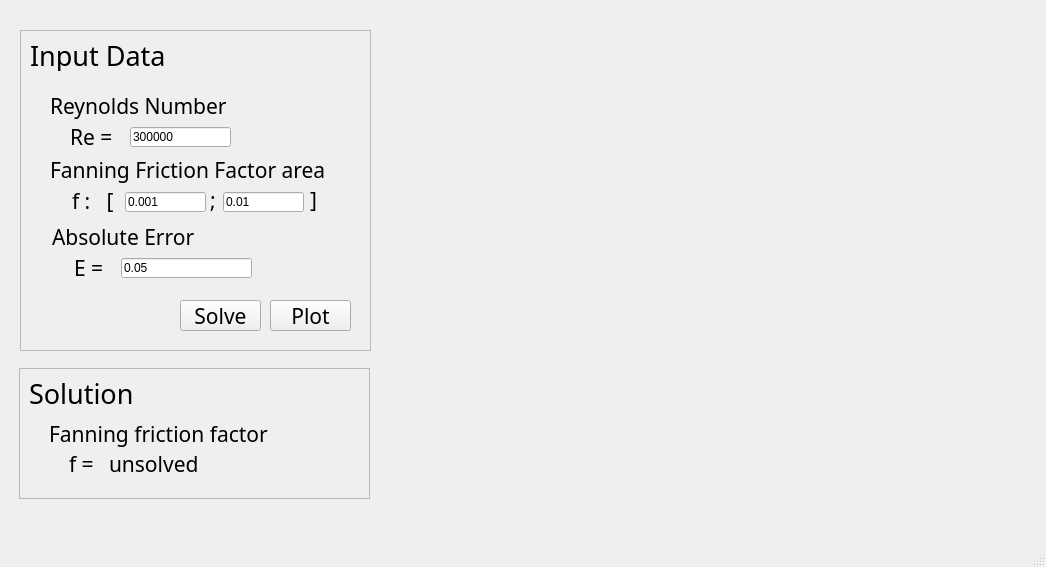
<?xml version="1.0" encoding="UTF-8"?>
<ui version="4.0">
 <class>MainWindow</class>
 <widget class="QMainWindow" name="MainWindow">
  <property name="geometry">
   <rect>
    <x>0</x>
    <y>0</y>
    <width>1046</width>
    <height>567</height>
   </rect>
  </property>
  <property name="windowTitle">
   <string>problem 8.34 - Farrakhetdinova Azaliya</string>
  </property>
  <property name="windowIcon">
   <iconset>
    <normalon>../../../programming/test-/media/icon.ico</normalon>
   </iconset>
  </property>
  <widget class="QWidget" name="centralwidget">
   <widget class="QFrame" name="frame">
    <property name="geometry">
     <rect>
      <x>20</x>
      <y>30</y>
      <width>351</width>
      <height>321</height>
     </rect>
    </property>
    <property name="frameShape">
     <enum>QFrame::StyledPanel</enum>
    </property>
    <property name="frameShadow">
     <enum>QFrame::Raised</enum>
    </property>
    <widget class="QLabel" name="label">
     <property name="geometry">
      <rect>
       <x>10</x>
       <y>10</y>
       <width>141</width>
       <height>31</height>
      </rect>
     </property>
     <property name="font">
      <font>
       <family>Swis721 Hv BT</family>
       <pointsize>20</pointsize>
      </font>
     </property>
     <property name="text">
      <string>Input Data</string>
     </property>
    </widget>
    <widget class="QLabel" name="label_2">
     <property name="geometry">
      <rect>
       <x>30</x>
       <y>60</y>
       <width>191</width>
       <height>31</height>
      </rect>
     </property>
     <property name="font">
      <font>
       <family>Swis721 Hv BT</family>
       <pointsize>16</pointsize>
      </font>
     </property>
     <property name="text">
      <string>Reynolds Number</string>
     </property>
    </widget>
    <widget class="QLabel" name="label_3">
     <property name="geometry">
      <rect>
       <x>30</x>
       <y>124</y>
       <width>301</width>
       <height>31</height>
      </rect>
     </property>
     <property name="font">
      <font>
       <family>Swis721 Hv BT</family>
       <pointsize>16</pointsize>
      </font>
     </property>
     <property name="text">
      <string>Fanning Friction Factor area</string>
     </property>
    </widget>
    <widget class="QLabel" name="label_4">
     <property name="geometry">
      <rect>
       <x>50</x>
       <y>91</y>
       <width>51</width>
       <height>31</height>
      </rect>
     </property>
     <property name="font">
      <font>
       <family>Swis721 Hv BT</family>
       <pointsize>16</pointsize>
      </font>
     </property>
     <property name="text">
      <string>Re = </string>
     </property>
    </widget>
    <widget class="QLabel" name="label_5">
     <property name="geometry">
      <rect>
       <x>52</x>
       <y>155</y>
       <width>51</width>
       <height>31</height>
      </rect>
     </property>
     <property name="font">
      <font>
       <family>Swis721 Hv BT</family>
       <pointsize>16</pointsize>
      </font>
     </property>
     <property name="text">
      <string>f :   [ </string>
     </property>
    </widget>
    <widget class="QLabel" name="label_6">
     <property name="geometry">
      <rect>
       <x>190</x>
       <y>154</y>
       <width>16</width>
       <height>31</height>
      </rect>
     </property>
     <property name="font">
      <font>
       <family>Swis721 Hv BT</family>
       <pointsize>16</pointsize>
      </font>
     </property>
     <property name="text">
      <string>;</string>
     </property>
    </widget>
    <widget class="QLabel" name="label_7">
     <property name="geometry">
      <rect>
       <x>290</x>
       <y>154</y>
       <width>16</width>
       <height>31</height>
      </rect>
     </property>
     <property name="font">
      <font>
       <family>Swis721 Hv BT</family>
       <pointsize>16</pointsize>
      </font>
     </property>
     <property name="text">
      <string>]</string>
     </property>
    </widget>
    <widget class="QLineEdit" name="f_0_edit">
     <property name="geometry">
      <rect>
       <x>105</x>
       <y>162</y>
       <width>81</width>
       <height>20</height>
      </rect>
     </property>
     <property name="text">
      <string>0.001</string>
     </property>
    </widget>
    <widget class="QLineEdit" name="f_n_edit">
     <property name="geometry">
      <rect>
       <x>203</x>
       <y>162</y>
       <width>81</width>
       <height>20</height>
      </rect>
     </property>
     <property name="text">
      <string>0.01</string>
     </property>
    </widget>
    <widget class="QLineEdit" name="re_edit">
     <property name="geometry">
      <rect>
       <x>110</x>
       <y>97</y>
       <width>101</width>
       <height>20</height>
      </rect>
     </property>
     <property name="text">
      <string>300000</string>
     </property>
    </widget>
    <widget class="QLabel" name="label_12">
     <property name="geometry">
      <rect>
       <x>54</x>
       <y>222</y>
       <width>51</width>
       <height>31</height>
      </rect>
     </property>
     <property name="font">
      <font>
       <family>Swis721 Hv BT</family>
       <pointsize>16</pointsize>
      </font>
     </property>
     <property name="text">
      <string>E = </string>
     </property>
    </widget>
    <widget class="QLabel" name="label_13">
     <property name="geometry">
      <rect>
       <x>32</x>
       <y>191</y>
       <width>291</width>
       <height>31</height>
      </rect>
     </property>
     <property name="font">
      <font>
       <family>Swis721 Hv BT</family>
       <pointsize>16</pointsize>
      </font>
     </property>
     <property name="text">
      <string>Absolute Error</string>
     </property>
    </widget>
    <widget class="QLineEdit" name="error_edit">
     <property name="geometry">
      <rect>
       <x>101</x>
       <y>228</y>
       <width>131</width>
       <height>20</height>
      </rect>
     </property>
     <property name="text">
      <string>0.05</string>
     </property>
    </widget>
    <widget class="QPushButton" name="plot_button">
     <property name="geometry">
      <rect>
       <x>250</x>
       <y>270</y>
       <width>81</width>
       <height>31</height>
      </rect>
     </property>
     <property name="font">
      <font>
       <family>Swis721 Hv BT</family>
       <pointsize>16</pointsize>
      </font>
     </property>
     <property name="text">
      <string>Plot</string>
     </property>
    </widget>
    <widget class="QPushButton" name="solve_button">
     <property name="geometry">
      <rect>
       <x>160</x>
       <y>270</y>
       <width>81</width>
       <height>31</height>
      </rect>
     </property>
     <property name="font">
      <font>
       <family>Swis721 Hv BT</family>
       <pointsize>16</pointsize>
      </font>
     </property>
     <property name="text">
      <string>Solve</string>
     </property>
    </widget>
    <widget class="QLabel" name="error_message">
     <property name="geometry">
      <rect>
       <x>20</x>
       <y>260</y>
       <width>151</width>
       <height>51</height>
      </rect>
     </property>
     <property name="font">
      <font>
       <family>Calibri</family>
       <pointsize>10</pointsize>
      </font>
     </property>
     <property name="text">
      <string/>
     </property>
    </widget>
   </widget>
   <widget class="QFrame" name="frame_2">
    <property name="geometry">
     <rect>
      <x>19</x>
      <y>368</y>
      <width>351</width>
      <height>131</height>
     </rect>
    </property>
    <property name="frameShape">
     <enum>QFrame::StyledPanel</enum>
    </property>
    <property name="frameShadow">
     <enum>QFrame::Raised</enum>
    </property>
    <widget class="QLabel" name="label_8">
     <property name="geometry">
      <rect>
       <x>10</x>
       <y>10</y>
       <width>141</width>
       <height>31</height>
      </rect>
     </property>
     <property name="font">
      <font>
       <family>Swis721 Hv BT</family>
       <pointsize>20</pointsize>
      </font>
     </property>
     <property name="text">
      <string>Solution</string>
     </property>
    </widget>
    <widget class="QLabel" name="label_9">
     <property name="geometry">
      <rect>
       <x>30</x>
       <y>50</y>
       <width>291</width>
       <height>31</height>
      </rect>
     </property>
     <property name="font">
      <font>
       <family>Swis721 Hv BT</family>
       <pointsize>16</pointsize>
      </font>
     </property>
     <property name="text">
      <string>Fanning friction factor</string>
     </property>
    </widget>
    <widget class="QLabel" name="label_10">
     <property name="geometry">
      <rect>
       <x>50</x>
       <y>80</y>
       <width>41</width>
       <height>31</height>
      </rect>
     </property>
     <property name="font">
      <font>
       <family>Swis721 Hv BT</family>
       <pointsize>16</pointsize>
      </font>
     </property>
     <property name="text">
      <string>f = </string>
     </property>
    </widget>
    <widget class="QLabel" name="solution_label">
     <property name="geometry">
      <rect>
       <x>90</x>
       <y>80</y>
       <width>221</width>
       <height>31</height>
      </rect>
     </property>
     <property name="font">
      <font>
       <family>Swis721 Hv BT</family>
       <pointsize>16</pointsize>
      </font>
     </property>
     <property name="text">
      <string>unsolved</string>
     </property>
    </widget>
   </widget>
   <widget class="MplWidget" name="widget_graph" native="true">
    <property name="geometry">
     <rect>
      <x>380</x>
      <y>30</y>
      <width>641</width>
      <height>471</height>
     </rect>
    </property>
   </widget>
  </widget>
  <widget class="QMenuBar" name="menubar">
   <property name="geometry">
    <rect>
     <x>0</x>
     <y>0</y>
     <width>1046</width>
     <height>21</height>
    </rect>
   </property>
  </widget>
  <widget class="QStatusBar" name="statusbar"/>
 </widget>
 <customwidgets>
  <customwidget>
   <class>MplWidget</class>
   <extends>QWidget</extends>
   <header>mplwidget.h</header>
   <container>1</container>
  </customwidget>
 </customwidgets>
 <resources/>
 <connections/>
</ui>
